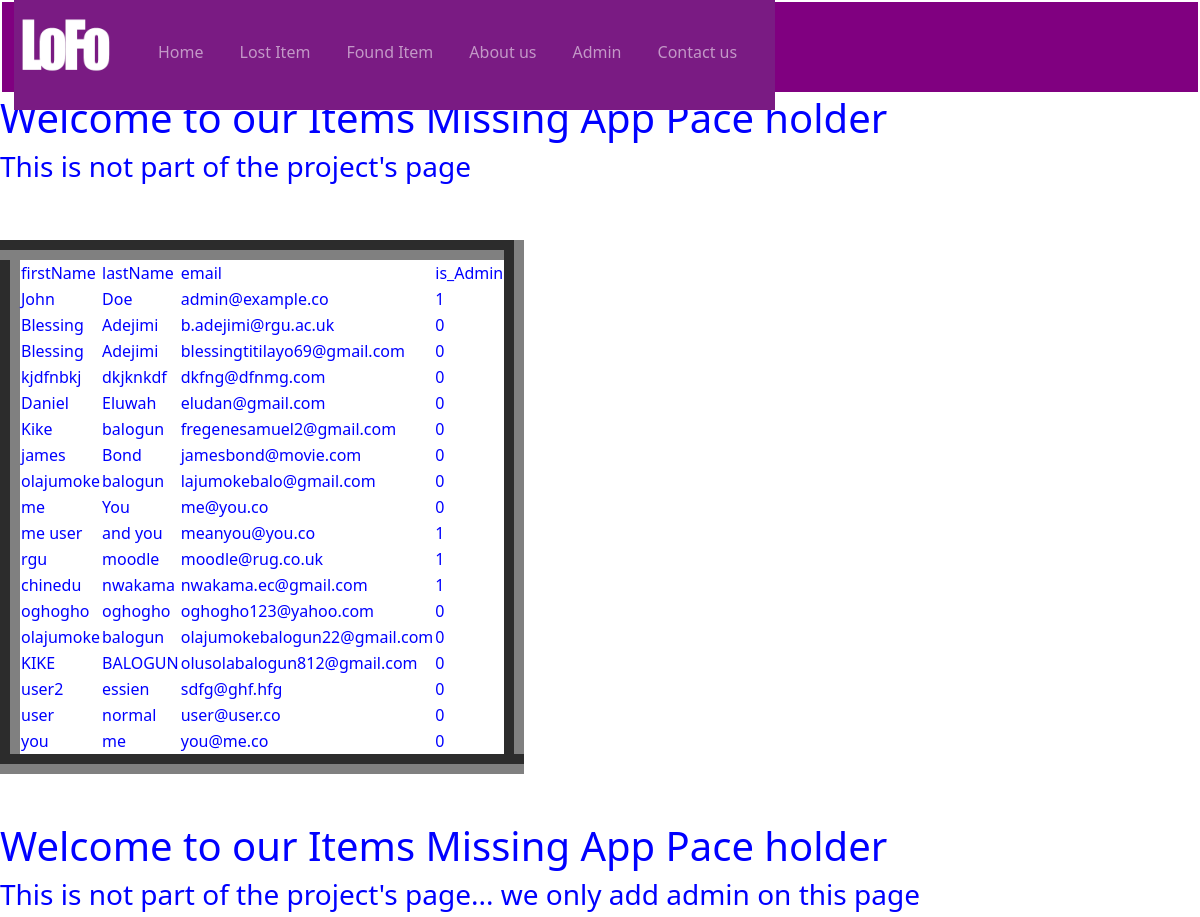
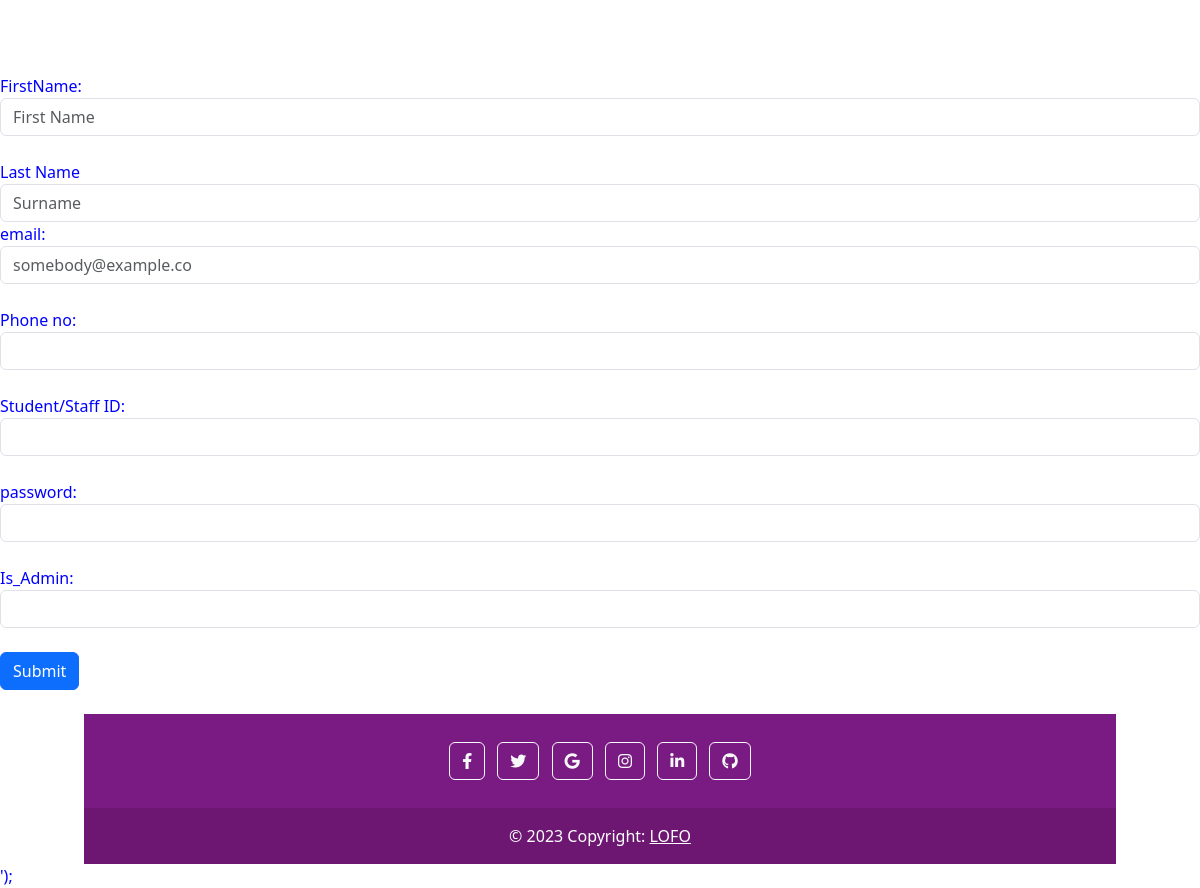
/add_Admin.php, run on the app's committed database (2 pictures, top to bottom).
### tables this page shows
CREATE TABLE `users` (
  `firstname` varchar(30) NOT NULL,
  `lastname` varchar(30) NOT NULL,
  `email` varchar(50) NOT NULL,
  `id` int(11) NOT NULL,
  `hashed_password` varchar(300) NOT NULL,
  `is_Admin` int(11) NOT NULL,
  `phone` int(11) NOT NULL,
  PRIMARY KEY (`email`)
);

### add_Admin.php (the view, shortened to what this page needs)
<!DOCTYPE html>
<html>
<?php
include('header.php');
?>
<head>
</head>
<?php
$firstname = $lastName = $email = $id = $password = $hashed_password =  $is_Admin = $phone = "";
?>
<body style="color:blue;">
    <div class="page-content">
        <h1>Welcome to our Items Missing App Pace holder </h1>
        <h3>This is not part of the project's page</h3><br><br>
        <?php
        $db = new mysqli(MYSQL_HOST, MYSQL_USER, MYSQL_PASSWORD, MYSQL_DATABASE);
        $result =  mysqli_query($db, "SELECT firstName, lastName, email, is_Admin FROM users");
        $all_property = array();
        echo '<table class="data-table"   border="20" >
        <tr class="data-heading">';
        while ($property = mysqli_fetch_field($result)) {
            echo '<td>' . " " .  $property->name . "  " . "  " . '</td>';
            $all_property[] = $property->name;
        }
        echo '</tr>';
        while ($row = mysqli_fetch_array($result)) {
            echo "<tr>";
            foreach ($all_property as $item) {
                echo '<td>' . $row[$item] . '</td>';
            }
            echo '</tr>';
        }
        echo "</table>";
        ?><br>
    </div><br>
    <div class="page-content">
        <h1>Welcome to our Items Missing App Pace holder </h1>
        <h3>This is not part of the project's page... we only add admin on this page</h3><br><br>
    </div><br>
    <main>
        <form action="<?php echo $_SERVER["PHP_SELF"]; ?>" method="post">
            <div class="form-group">
                <label for="firstname">FirstName: </label>
                <input type="text" class="form-control" name="firstname" placeholder="First Name" id="firstname" value="<?php echo htmlspecialchars($firstname, ENT_QUOTES); ?>" >
            </div><br>
            <div class="form-group">
                <label for="lastName">Last Name</label>
                <input type="text" class="form-control" name="lastName" placeholder="Surname" id="lastName" value="<?php echo htmlspecialchars($lastName, ENT_QUOTES); ?>" >
            </div>
            <div class="form-group">
                <label for="email">email: </label>
                <input type="email" pattern="[a-z0-9._%+-]+@[a-z0-9.-]+\.[a-z]{2,4}$" required class="form-control" name="email" id="email" placeholder="somebody@example.co" value="<?php echo htmlspecialchars($email, ENT_QUOTES); ?>" >
            </div><br>
            <div class="form-group">
                <label for="phone">Phone no: </label>
                <input type="phone" class="form-control" name="phone" id="phone" value="<?php echo htmlspecialchars($phone, ENT_QUOTES); ?>" >
            </div><br>
            <div class="form-group">
                <label for="id">Student/Staff ID: </label>
                <input type="text" class="form-control" name="id" id="id" value="<?php echo htmlspecialchars($id, ENT_QUOTES); ?>"  >
            </div><br>
            <div class="form-group">
                <label for="password">password: </label>
                <input type="password" class="form-control" name="password" id="password" value="<?php echo htmlspecialchars($password, ENT_QUOTES); ?>" >
            </div><br>
            <div class="form-group">
                <label for="is_Admin">Is_Admin: </label>
                <input type="text" class="form-control" name="is_Admin" id="is_Admin" value="<?php echo htmlspecialchars($is_Admin, ENT_QUOTES); ?>" >
            </div><br>
            <input type="submit" name="submit" class="btn btn-primary" >
        </form>
    </main><br>
    <?php
    readfile('footer.php');
    ?>
</body><br>
</html>

### data on the page
users: firstname "John", lastname "Doe", email "admin@example.co", is_Admin "1"
users: firstname "Blessing", lastname "Adejimi", email "b.adejimi@rgu.ac.uk", is_Admin "0"
users: firstname "Blessing", lastname "Adejimi", email "blessingtitilayo69@gmail.com", is_Admin "0"
users: firstname "kjdfnbkj", lastname "dkjknkdf", email "dkfng@dfnmg.com", is_Admin "0"
users: firstname "Daniel", lastname "Eluwah", email "eludan@gmail.com", is_Admin "0"
users: firstname "Kike", lastname "balogun", email "fregenesamuel2@gmail.com", is_Admin "0"
users: firstname "james", lastname "Bond", email "jamesbond@movie.com", is_Admin "0"
users: firstname "olajumoke", lastname "balogun", email "lajumokebalo@gmail.com", is_Admin "0"
users: firstname "me", lastname "You", email "me@you.co", is_Admin "0"
users: firstname "me user", lastname "and you", email "meanyou@you.co", is_Admin "1"
users: firstname "rgu", lastname "moodle", email "moodle@rug.co.uk", is_Admin "1"
users: firstname "chinedu", lastname "nwakama", email "nwakama.ec@gmail.com", is_Admin "1"
users: firstname "oghogho", lastname "oghogho", email "oghogho123@yahoo.com", is_Admin "0"
users: firstname "olajumoke", lastname "balogun", email "olajumokebalogun22@gmail.com", is_Admin "0"
users: firstname "KIKE", lastname "BALOGUN", email "olusolabalogun812@gmail.com", is_Admin "0"
users: firstname "user2", lastname "essien", email "sdfg@ghf.hfg", is_Admin "0"
users: firstname "user", lastname "normal", email "user@user.co", is_Admin "0"
users: firstname "you", lastname "me", email "you@me.co", is_Admin "0"

### other printed values
$property->name "firstName"
$property->name "lastName"
$property->name "email"
$property->name "is_Admin"
